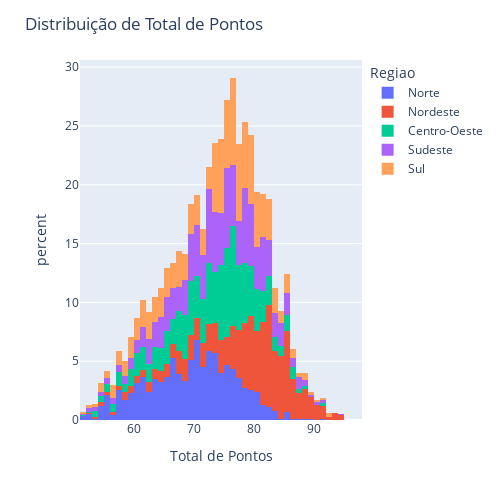

Notebook source saved alongside this figure:
### Markdown cell above
# Show histogram of the Total de Pontos Column

### Code cell
column_histogram("Total de Pontos")

### Figure 1 — Plotly figure (JSON) as saved in the notebook; plotly's stock layout.template omitted (floating-point values rounded to 4 significant figures; data arrays with more than 128 entries replaced by an {"elided": "..."} marker saying what was removed)
{"data": [{"alignmentgroup": "True", "bingroup": "x", "histnorm": "percent", "hovertemplate": "Regiao=Norte<br>Total de Pontos=%{x}<br>percent=%{y}<extra></extra>", "legendgroup": "Norte", "marker": {"color": "#636efa", "pattern": {"shape": ""}}, "name": "Norte", "nbinsx": 70, "offsetgroup": "Norte", "orientation": "v", "showlegend": true, "type": "histogram", "x": {"elided": "926 float values"}, "xaxis": "x", "yaxis": "y"}, {"alignmentgroup": "True", "bingroup": "x", "histnorm": "percent", "hovertemplate": "Regiao=Nordeste<br>Total de Pontos=%{x}<br>percent=%{y}<extra></extra>", "legendgroup": "Nordeste", "marker": {"color": "#EF553B", "pattern": {"shape": ""}}, "name": "Nordeste", "nbinsx": 70, "offsetgroup": "Nordeste", "orientation": "v", "showlegend": true, "type": "histogram", "x": {"elided": "2172 float values"}, "xaxis": "x", "yaxis": "y"}, {"alignmentgroup": "True", "bingroup": "x", "histnorm": "percent", "hovertemplate": "Regiao=Centro-Oeste<br>Total de Pontos=%{x}<br>percent=%{y}<extra></extra>", "legendgroup": "Centro-Oeste", "marker": {"color": "#00cc96", "pattern": {"shape": ""}}, "name": "Centro-Oeste", "nbinsx": 70, "offsetgroup": "Centro-Oeste", "orientation": "v", "showlegend": true, "type": "histogram", "x": {"elided": "1594 float values"}, "xaxis": "x", "yaxis": "y"}, {"alignmentgroup": "True", "bingroup": "x", "histnorm": "percent", "hovertemplate": "Regiao=Sudeste<br>Total de Pontos=%{x}<br>percent=%{y}<extra></extra>", "legendgroup": "Sudeste", "marker": {"color": "#ab63fa", "pattern": {"shape": ""}}, "name": "Sudeste", "nbinsx": 70, "offsetgroup": "Sudeste", "orientation": "v", "showlegend": true, "type": "histogram", "x": {"elided": "3908 float values"}, "xaxis": "x", "yaxis": "y"}, {"alignmentgroup": "True", "bingroup": "x", "histnorm": "percent", "hovertemplate": "Regiao=Sul<br>Total de Pontos=%{x}<br>percent=%{y}<extra></extra>", "legendgroup": "Sul", "marker": {"color": "#FFA15A", "pattern": {"shape": ""}}, "name": "Sul", "nbinsx": 70, "offsetgroup": "Sul", "orientation": "v", "showlegend": true, "type": "histogram", "x": {"elided": "1910 float values"}, "xaxis": "x", "yaxis": "y"}], "layout": {"barmode": "relative", "height": 500, "legend": {"title": {"text": "Regiao"}, "tracegroupgap": 0}, "margin": {"t": 60}, "title": {"text": "Distribuição de Total de Pontos"}, "width": 500, "xaxis": {"anchor": "y", "domain": [0, 1], "title": {"text": "Total de Pontos"}}, "yaxis": {"anchor": "x", "domain": [0, 1], "title": {"text": "percent"}}}}
